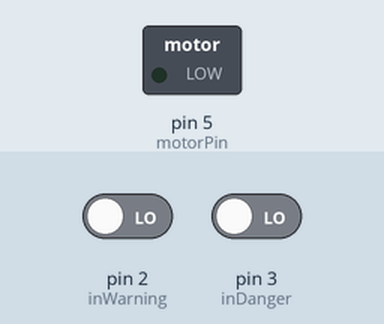
A sketch run on a simulated Arduino Uno, built with avr-gcc and run on an emulated ATmega328P. Shown: switched loads named in the sketch (green lamp = pin HIGH). Dashed ring = blinking. The inputs (shaded band) are chosen by the test bench; at power-on: pin 3 (inDanger) LOW, pin 2 (inWarning) LOW.

Above: at 1.2 s.
1.3 s: pin 3 (inDanger) driven HIGH
At 1.7 s:
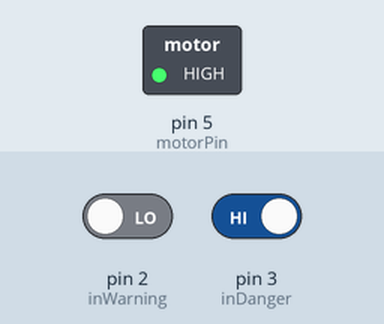
Timing chart, 0 to 4.3 s (numbered marks = the images above; inputs shaded):
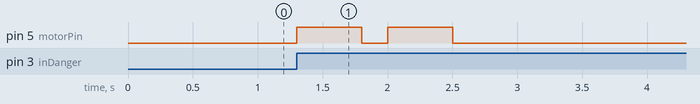

The sketch:

haptic_feedback.ino
```cpp
const int inWarning = 2;
const int inDanger = 3;
const int motorPin = 5;

bool lastWarningState = LOW;
bool lastDangerState = LOW;

void setup() {
  pinMode(inWarning, INPUT);
  pinMode(inDanger, INPUT);
  pinMode(motorPin, OUTPUT);
}

void loop() {
  bool currentWarning = digitalRead(inWarning);
  bool currentDanger = digitalRead(inDanger);

  // 위험: 진동 2회 × 500ms ON / 200ms OFF
  if (currentDanger == HIGH && lastDangerState == LOW) {
    vibrate(2, 500, 200);
  }
  // 경고: 진동 1회 × 300ms ON
  else if (currentWarning == HIGH && lastWarningState == LOW) {
    vibrate(1, 300, 0);
  }

  lastDangerState = currentDanger;
  lastWarningState = currentWarning;
  delay(10);
}

void vibrate(int count, int onTime, int offTime) {
  for (int i = 0; i < count; i++) {
    digitalWrite(motorPin, HIGH);
    delay(onTime);
    digitalWrite(motorPin, LOW);
    if (count > 1 && i < count - 1) delay(offTime);
  }
}
```

Measured:
- after the input at 1.3 s, pin 5 (motorPin): alternates HIGH for 0.50 s and LOW for 0.20 s, 4 changes in all, then stays LOW, starting at once
